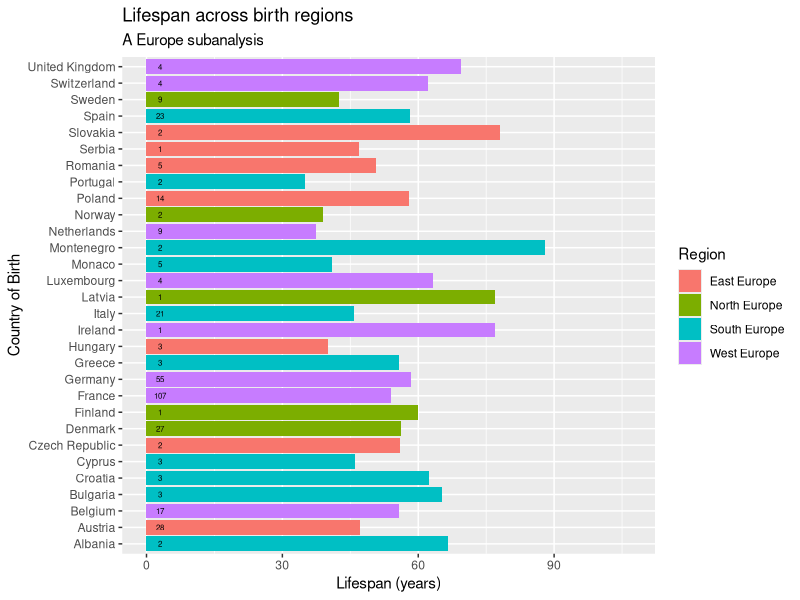
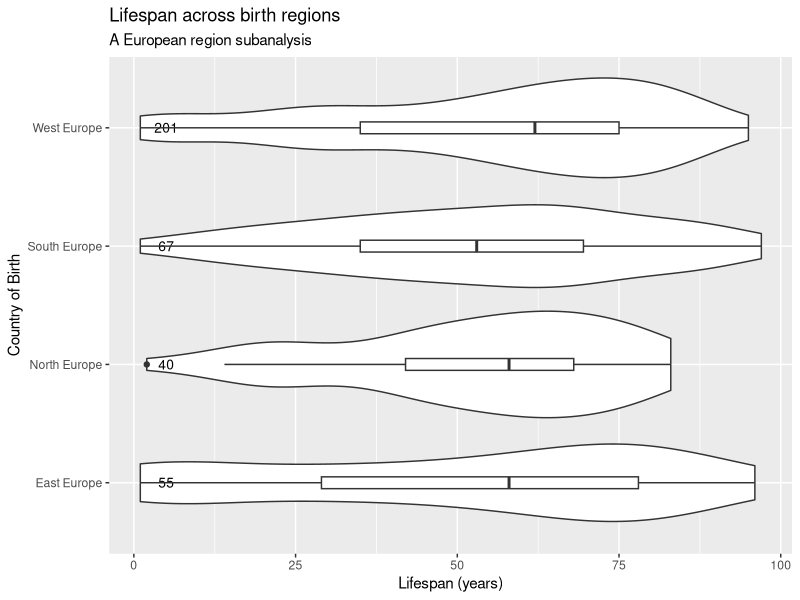

Recreate these plots in R, in order.
library(tidyverse)
library(ggthemes)

royals_countries = read_csv("country_royals.csv")
filtered_count <- royals_countries|>
  rename('title_label' = 'ontology/title', 
         'birthYear' = 'ontology/birthYear', 'deathYear' = 'ontology/deathYear')|>
  filter(deathYear > birthYear)|>
  mutate(lifespan = deathYear - birthYear )|>
  filter(lifespan < 700)|>
  filter(!is.na(birthCountry))

region_mapping = read_csv("region_mapping.csv")

filtered_count <- left_join(filtered_count, region_mapping, by="birthCountry")

filtered_count <- filtered_count|>
  filter(continent == "Europe")

#count = count(region_mapping,region)

royals_country <- ggplot(data = filtered_count)+
  aes(x = birthCountry, fill = region)+
  geom_bar(aes(y = lifespan),
           stat = "summary",
           fun = "mean") +
  geom_text(aes(label=after_stat(count)), stat="count", size = 2, y=3)+
  theme(text = element_text(family = 'sans'))+
  labs(title = "Lifespan across birth regions",
       subtitle = "A Europe subanalysis",
       fill = "Region")+
  xlab("Country of Birth")+
  ylab("Lifespan (years)")+
  coord_flip()

print(royals_country)

#ggsave("birth_country_lifespan.pdf")

#violin plot
royals_violin <- ggplot(data = filtered_count)+
  aes(x = region, y = lifespan)+
  geom_violin() +
  geom_text(aes(label=after_stat(count)), stat="count", size = 3.5, y=5)+
  theme(text = element_text(family = 'sans'))+
  labs(title = "Lifespan across birth regions",
       subtitle = "A European region subanalysis",
       fill = "Region")+
  xlab("Country of Birth")+
  ylab("Lifespan (years)")+
  geom_boxplot(width = 0.1)+
  coord_flip()  
  
print(royals_violin)
